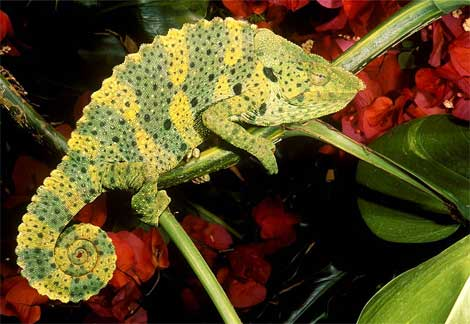
#> input picture images/chameleon1.jpg, 470 x 324 px, given in place of img_file, which was not available
$ python template_match.py   (Python 2 division)
#> lines starting #> are read from the running program, lines starting #| are printed output that depends on the picture; pictures that were not available may be replaced by others from this repository, and a replacement may not be noted
import numpy as np
import matplotlib.pyplot as plt
from skimage import data
from skimage.feature import match_template
import skimage.io as io
from matplotlib.mlab import *
from PIL import Image
import matplotlib.image as mpimg
from pylab import ginput


def template_crop(im1):
    im = Image.open(im1)
    pic_plt = mpimg.pil_to_array(im)[:,:,0]
    fig = plt.imshow(pic_plt, origin='lower')
    fig.axes.get_xaxis().set_visible(False)
    fig.axes.get_yaxis().set_visible(False)
    offset = ginput(1)
    plt.close()
    # Creates a box around the point clicked
    Left = int(round(offset[0][0]-25))
    Upper = int(round(offset[0][1]-25))
    Right = int(round(offset[0][0]+25))
    Lower = int(round(offset[0][1]+25))
    return Left, Upper, Right, Lower

'''
Example code taken from:
http://scikits-image.org/docs/dev/auto_examples/plot_template.html#example-plot-template-py
'''
# Image for template to be matched to
image = 'img_file'
image = Image.open(image)
#> image is the input picture: PIL image 470x324 RGB; mean R, G, B 87.9, 73.3, 34.3
img_array = mpimg.pil_to_array(image)
image = img_array[:,:,0]
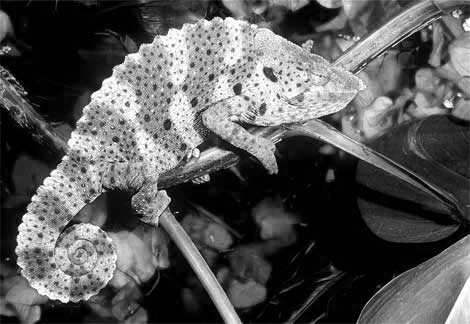
#> image: shape (324, 470); min 0, max 255, mean 87.9
# Image that will have template cut out
image2 = 'template_file'
bounds = template_crop(image2)
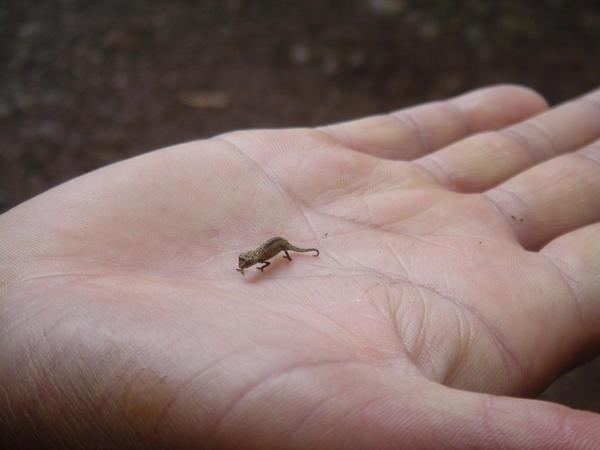
#> input picture images/chameleon2.jpg, 600 x 450 px, given in place of template_file, which was not available
#> in template_crop, im is the input picture: PIL image 600x450 RGB; mean R, G, B 129.3, 107.4, 103.4
#> in template_crop, `pic_plt = mpimg.pil_to_array(im)[:,:,0]`:
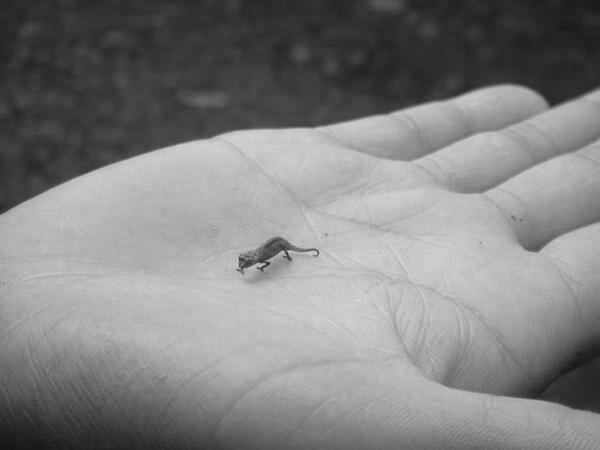
#> pic_plt: shape (450, 600); min 20, max 224, mean 129.3
#> (the run stopped early here; a loop or call above may not have finished)
